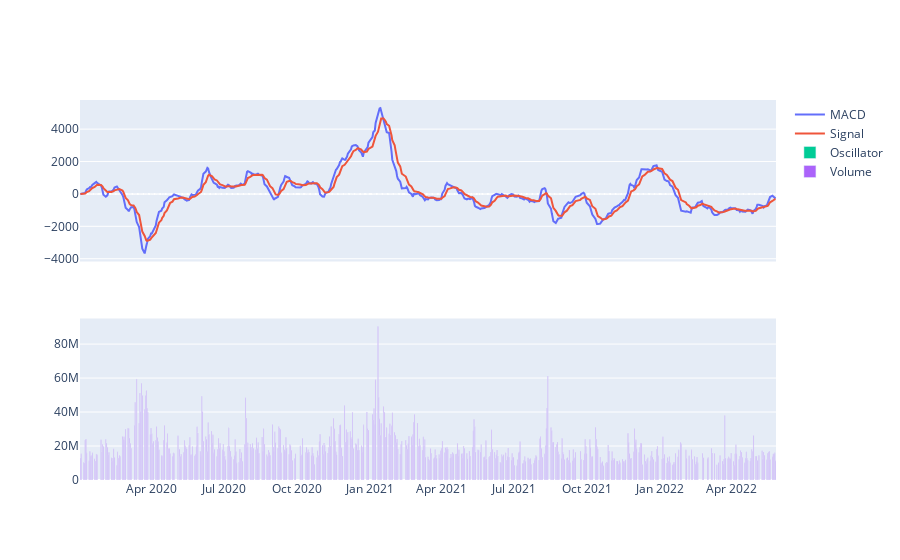

Notebook code for this chart:
### Code cell
#data = [celltrion]
layout = go.Layout(title='{} MACD 그래프'.format(item_name))

fig = tools.make_subplots(rows=2, cols=1, shared_xaxes=True)

for trace in data:
    fig.append_trace(trace, 1,1)
    
fig.append_trace(trade_volume, 2,1)
#fig = go.Figure(data=data, layout=layout)

offline.iplot(fig)

### Figure 1 — Plotly figure (JSON) as saved in the notebook; plotly's stock layout.template omitted (floating-point values rounded to 4 significant figures; data arrays with more than 128 entries replaced by an {"elided": "..."} marker saying what was removed)
{"data": [{"name": "MACD", "type": "scatter", "x": {"elided": "593 str values"}, "xaxis": "x", "y": {"elided": "593 float values"}, "yaxis": "y"}, {"name": "Signal", "type": "scatter", "x": {"elided": "593 str values"}, "xaxis": "x", "y": {"elided": "593 float values"}, "yaxis": "y"}, {"name": "Oscillator", "type": "bar", "x": {"elided": "593 str values"}, "xaxis": "x", "y": {"elided": "593 int values"}, "yaxis": "y"}, {"name": "Volume", "type": "bar", "x": {"elided": "593 str values"}, "xaxis": "x2", "y": {"elided": "593 int values"}, "yaxis": "y2"}], "layout": {"xaxis": {"anchor": "y", "domain": [0, 1], "matches": "x2", "showticklabels": false}, "xaxis2": {"anchor": "y2", "domain": [0, 1]}, "yaxis": {"anchor": "x", "domain": [0.575, 1]}, "yaxis2": {"anchor": "x2", "domain": [0, 0.425]}}}
